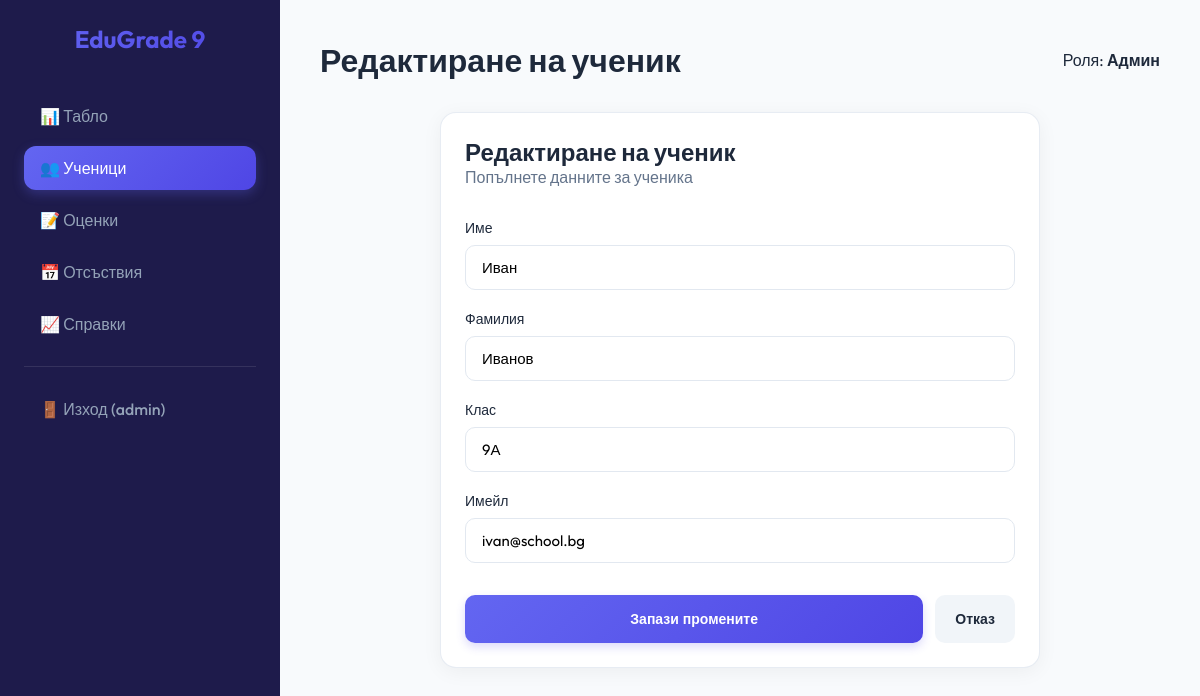
/students/edit/1 (signed in), run on the app's committed database.
### models.py (models this page shows, shortened)
class User(UserMixin, db.Model):
    __tablename__ = 'users'
    id = db.Column(db.Integer, primary_key=True)
    username = db.Column(db.String(64), unique=True, nullable=False, index=True)
    password_hash = db.Column(db.String(128))
    role = db.Column(db.String(20), nullable=False, default='student') # admin, teacher, student

class Student(db.Model):
    __tablename__ = 'students'
    id = db.Column(db.Integer, primary_key=True)
    first_name = db.Column(db.String(64), nullable=False)
    last_name = db.Column(db.String(64), nullable=False)
    student_class = db.Column(db.String(10), nullable=False) # e.g., '9A'
    email = db.Column(db.String(120), unique=True, index=True)
    grades = db.relationship('Grade', backref='student', lazy='dynamic', cascade='all, delete-orphan')
    absences = db.relationship('Absence', backref='student', lazy='dynamic', cascade='all, delete-orphan')

### routes/students.py (the view, shortened to what this page needs)
@students_bp.route('/edit/<int:id>', methods=['GET', 'POST'])
@login_required
def edit_student(id):
    if current_user.role not in ['admin', 'teacher']:
        flash('Нямате права за тази операция.')
        return redirect(url_for('students.list_students'))
    student = Student.query.get_or_404(id)
    form = StudentForm(obj=student)
    return render_template('students/form.html', form=form, title='Редактиране на ученик')

### routes/students.py
class StudentForm(FlaskForm):
    first_name = StringField('Име', validators=[DataRequired(message="Задължително поле")])
    last_name = StringField('Фамилия', validators=[DataRequired(message="Задължително поле")])
    student_class = StringField('Клас', validators=[DataRequired(message="Задължително поле")])
    email = StringField('Имейл', validators=[DataRequired(message="Задължително поле"), Email(message="Невалиден имейл")])
    submit = SubmitField('Запази')

### templates/students/form.html (shortened to what this page needs)
{% extends 'base.html' %}
{% block content %}
<div class="card" style="max-width: 600px; margin: 0 auto;">
    <h2>{{ title }}</h2>
    <p style="color: var(--text-muted); margin-bottom: 32px;">Попълнете данните за ученика</p>
    <form method="POST">
        <div class="form-group">
            <label>{{ form.first_name.label }}</label>
            {{ form.first_name(class="form-control", placeholder="напр. Иван") }}
        </div>
        <div class="form-group">
            <label>{{ form.last_name.label }}</label>
            {{ form.last_name(class="form-control", placeholder="напр. Иванов") }}
        </div>
        <div class="form-group">
            <label>{{ form.student_class.label }}</label>
            {{ form.student_class(class="form-control", placeholder="напр. 9А") }}
        </div>
        <div class="form-group">
            <label>{{ form.email.label }}</label>
            {{ form.email(class="form-control", placeholder="ivan@mail.bg") }}
        </div>
        <div style="margin-top: 32px; display: flex; gap: 12px;">
            <button type="submit" class="btn btn-primary" style="flex: 1; height: 48px;">Запази промените</button>
            <a href="{{ url_for('students.list_students') }}" class="btn"
                style="background: #f1f5f9; color: var(--text-main);">Отказ</a>
        </div>
    </form>
</div>
{% endblock %}

### templates/base.html (shortened to what this page needs)
<!DOCTYPE html>
<html lang="bg">
<head>
    <link rel="stylesheet" href="{{ url_for('static', filename='css/style.css') }}">
</head>
<body>
    <div class="sidebar">
        <div class="logo">EduGrade 9</div>
        <nav>
            <ul>
                <li><a href="{{ url_for('index') }}" class="{{ 'active' if request.endpoint == 'index' else '' }}">📊
                        Табло</a></li>
                <li><a href="{{ url_for('students.list_students') }}"
                        class="{{ 'active' if 'students' in request.endpoint else '' }}">👥 Ученици</a></li>
                <li><a href="{{ url_for('grades.list_grades') }}"
                        class="{{ 'active' if 'grades' in request.endpoint else '' }}">📝 Оценки</a></li>
                <li><a href="{{ url_for('absences.list_absences') }}"
                        class="{{ 'active' if 'absences' in request.endpoint else '' }}">📅 Отсъствия</a></li>
                <li><a href="{{ url_for('reports.dashboard') }}"
                        class="{{ 'active' if 'reports' in request.endpoint else '' }}">📈 Справки</a></li>
                <hr style="margin: 20px 0; border: none; border-top: 1px solid rgba(255,255,255,0.1);">
                {% if current_user.is_authenticated %}
                <li><a href="{{ url_for('auth.logout') }}">🚪 Изход ({{ current_user.username }})</a></li>
                {% else %}
                <li><a href="{{ url_for('auth.login') }}"
                        class="{{ 'active' if 'auth.login' in request.endpoint else '' }}">🔑 Вход</a></li>
                <li><a href="{{ url_for('auth.register') }}"
                        class="{{ 'active' if 'auth.register' in request.endpoint else '' }}">📝 Регистрация</a></li>
                {% endif %}
            </ul>
        </nav>
    </div>
    <div class="main-content">
        <header>
            <h1>{{ title or "Начало" }}</h1>
            <div class="user-meta">
                {% if current_user.is_authenticated %}
                <span>Роля: <strong>{{ "Админ" if current_user.role == 'admin' else "Учител" if current_user.role ==
                        'teacher' else "Ученик" }}</strong></span>
                {% endif %}
            </div>
        </header>
        {% block content %}{% endblock %}
    </div>
</body>
</html>

### static/css/style.css (style rules this page uses)
:root { --primary-gradient: linear-gradient(135deg, #6366f1 0%, #4f46e5 100%); --secondary-gradient: linear-gradient(135deg, #10b981 0%, #059669 100%); --surface-color: #ffffff; --bg-color: #f8fafc; --text-main: #1e293b; --text-muted: #64748b; --sidebar-color: #1e1b4b; --accent-color: #6366f1; --danger: #ef4444; --warning: #f59e0b; --success: #10b981; --sidebar-width: 280px; --card-shadow: 0 4px 20px rgba(0, 0, 0, 0.05); --border-radius: 16px; }
* { box-sizing: border-box; margin: 0; padding: 0; }
body { font-family: 'Outfit', sans-serif; background-color: var(--bg-color); color: var(--text-main); display: flex; min-height: 100vh; }
.sidebar { width: var(--sidebar-width); height: 100vh; background-color: var(--sidebar-color); color: white; position: fixed; padding: 24px; display: flex; flex-direction: column; z-index: 1000; }
.sidebar .logo { font-size: 24px; font-weight: 700; margin-bottom: 40px; text-align: center; background: var(--primary-gradient); -webkit-background-clip: text; -webkit-text-fill-color: transparent; }
.sidebar nav ul { list-style: none; }
.sidebar nav ul li { margin-bottom: 8px; }
.sidebar nav ul li a { display: flex; align-items: center; padding: 12px 16px; color: #94a3b8; text-decoration: none; border-radius: 12px; transition: all 0.3s ease; font-weight: 500; }
.sidebar nav ul li a:hover, .sidebar nav ul li a.active { background: rgba(99, 102, 241, 0.1); color: white; }
.sidebar nav ul li a.active { background: var(--primary-gradient); color: white; box-shadow: 0 4px 12px rgba(99, 102, 241, 0.3); }
.main-content { margin-left: var(--sidebar-width); padding: 40px; flex: 1; max-width: calc(100% - var(--sidebar-width)); }
header { margin-bottom: 32px; display: flex; justify-content: space-between; align-items: center; }
h1, h2, h3 { font-weight: 700; color: var(--text-main); }
.card { background: var(--surface-color); border-radius: var(--border-radius); padding: 24px; box-shadow: var(--card-shadow); margin-bottom: 24px; border: 1px solid rgba(226, 232, 240, 0.8); transition: transform 0.3s ease; }
.btn { display: inline-flex; align-items: center; justify-content: center; padding: 10px 20px; border-radius: 10px; font-weight: 600; font-size: 14px; cursor: pointer; transition: all 0.3s ease; text-decoration: none; border: none; gap: 8px; }
.btn-primary { background: var(--primary-gradient); color: white; box-shadow: 0 4px 10px rgba(79, 70, 229, 0.2); }
.form-group { margin-bottom: 20px; }
label { display: block; margin-bottom: 8px; font-weight: 500; font-size: 14px; color: var(--text-main); }
input[type="text"], input[type="password"], input[type="email"], select, input[type="number"], input[type="date"] { width: 100%; padding: 12px 16px; border-radius: 10px; border: 1px solid #e2e8f0; font-family: inherit; font-size: 15px; transition: all 0.3s ease; }

### data on the page
User: username "admin", role "Админ"
Student: first_name "Иван", last_name "Иванов", student_class "9А", email "ivan@school.bg"

### other printed values
{{ title or "Начало" }} "Редактиране на ученик"
{{ title }} "Редактиране на ученик"
